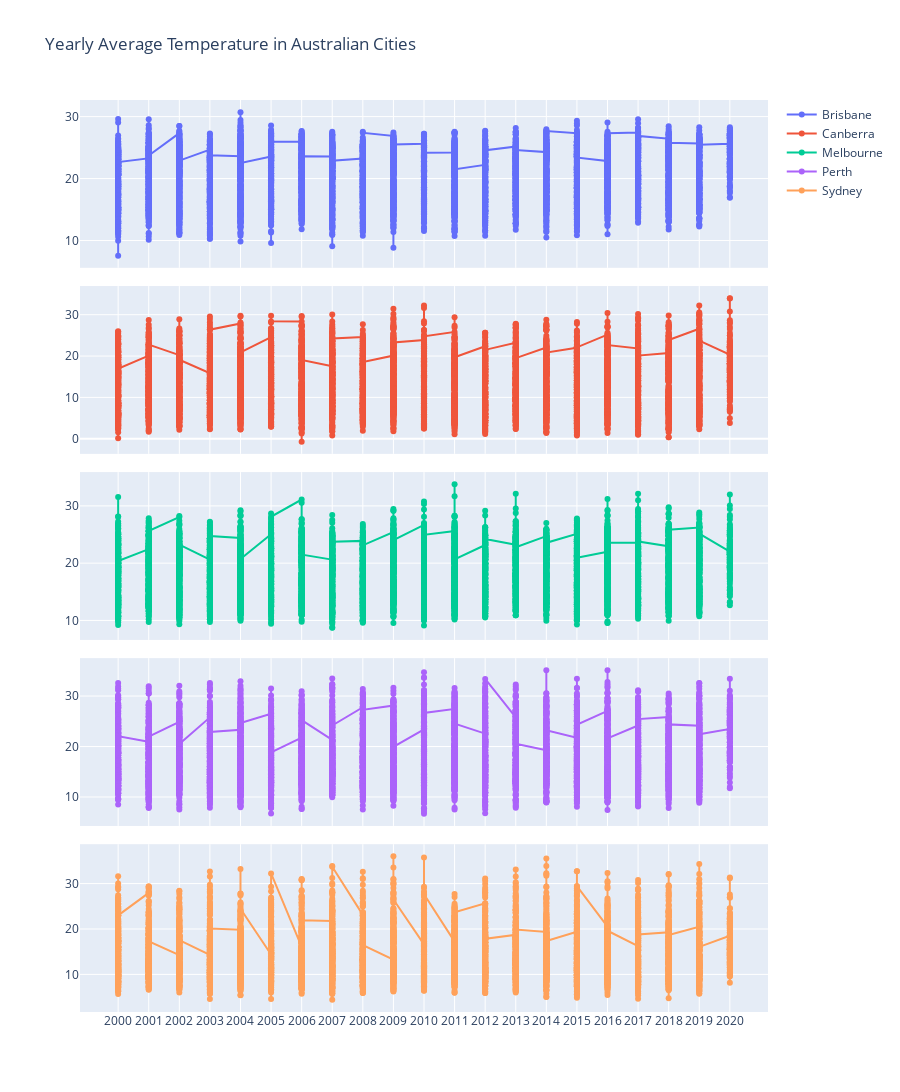

Notebook code for this chart:
### Code cell
import plotly.graph_objects as go
from plotly.subplots import make_subplots
cities_coordinates = {
    "Brisbane": {"lat": -27.4698, "lon": 153.0251},
    "Canberra": {"lat": -35.2809, "lon": 149.1300},
    "Melbourne": {"lat": -37.8136, "lon": 144.9631},
    "Perth": {"lat": -31.9505, "lon": 115.8605},
    "Sydney": {"lat": -33.8688, "lon": 151.2093}
}


# 城市列表
cities = df_aus['City'].unique()

# 创建一个包含多个子图的图表
fig = make_subplots(rows=len(cities), cols=1, shared_xaxes=True, vertical_spacing=0.02)

# 为每个城市添加数据到相应的子图
for i, city in enumerate(cities, start=1):
    df_city = df_aus[df_aus['City'] == city]
    fig.add_trace(
        go.Scatter(x=df_city['Year'], y=df_city['AvgTemperature'], mode='lines+markers', name=city),
        row=i, col=1
    )

# 更新布局
fig.update_layout(height=300 * len(cities), title_text='Yearly Average Temperature in Australian Cities')
fig.show()

# save to txt
df_aus.to_csv('2df_aus.csv',index=False)
df_aus_grouped.to_csv('2df_aus_grouped.csv',index=False)

### Figure 1 — Plotly figure (JSON) as saved in the notebook; plotly's stock layout.template omitted (floating-point values rounded to 4 significant figures; data arrays with more than 128 entries replaced by an {"elided": "..."} marker saying what was removed)
{"data": [{"mode": "lines+markers", "name": "Brisbane", "type": "scatter", "x": {"elided": "7409 str values"}, "xaxis": "x", "y": {"elided": "7409 float values"}, "yaxis": "y"}, {"mode": "lines+markers", "name": "Canberra", "type": "scatter", "x": {"elided": "7411 str values"}, "xaxis": "x2", "y": {"elided": "7411 float values"}, "yaxis": "y2"}, {"mode": "lines+markers", "name": "Melbourne", "type": "scatter", "x": {"elided": "7409 str values"}, "xaxis": "x3", "y": {"elided": "7409 float values"}, "yaxis": "y3"}, {"mode": "lines+markers", "name": "Perth", "type": "scatter", "x": {"elided": "7410 str values"}, "xaxis": "x4", "y": {"elided": "7410 float values"}, "yaxis": "y4"}, {"mode": "lines+markers", "name": "Sydney", "type": "scatter", "x": {"elided": "7410 str values"}, "xaxis": "x5", "y": {"elided": "7410 float values"}, "yaxis": "y5"}], "layout": {"height": 1500, "title": {"text": "Yearly Average Temperature in Australian Cities"}, "xaxis": {"anchor": "y", "domain": [0, 1], "matches": "x5", "showticklabels": false}, "xaxis2": {"anchor": "y2", "domain": [0, 1], "matches": "x5", "showticklabels": false}, "xaxis3": {"anchor": "y3", "domain": [0, 1], "matches": "x5", "showticklabels": false}, "xaxis4": {"anchor": "y4", "domain": [0, 1], "matches": "x5", "showticklabels": false}, "xaxis5": {"anchor": "y5", "domain": [0, 1]}, "yaxis": {"anchor": "x", "domain": [0.816, 1]}, "yaxis2": {"anchor": "x2", "domain": [0.612, 0.796]}, "yaxis3": {"anchor": "x3", "domain": [0.408, 0.592]}, "yaxis4": {"anchor": "x4", "domain": [0.204, 0.388]}, "yaxis5": {"anchor": "x5", "domain": [0, 0.184]}}}
